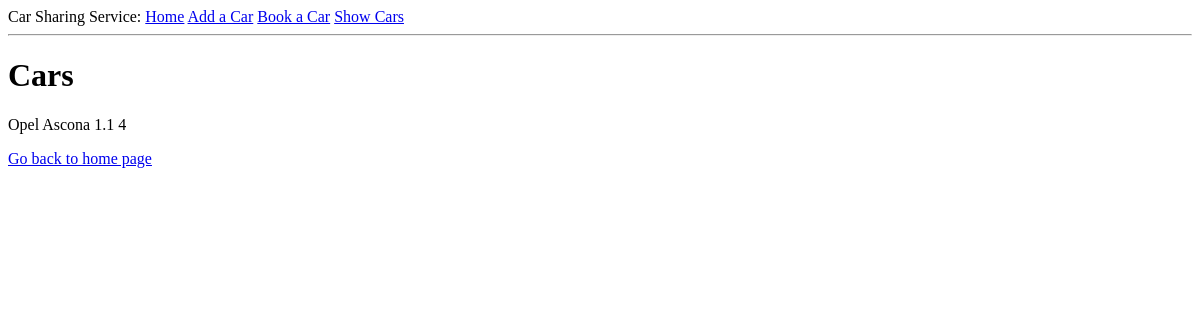
Before: /showList with the older database file.
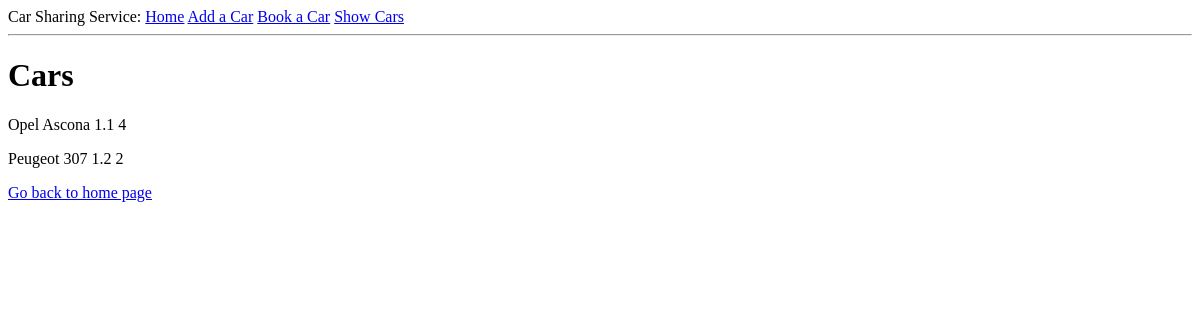
After: the same page with the newer database file.
### routes.py (models this page shows, shortened)
class NewCar(db.Model):
    id = db.Column(db.Integer, primary_key=True)
    autoName = db.Column(db.String(120), index=True, unique=True)
    autoModel = db.Column(db.String(120), index=True, unique=True)
    engine = db.Column(db.String(64), index=True, unique=True)
    passengers = db.Column(db.String(64), index=True, unique=True)

### routes.py (the view)
@app.route('/showList', methods=['GET', 'POST'])
def showlist():
    if request.form:
        car = NewCar(autoName=request.form.get("name"), autoModel=request.form.get("model"), engine=request.form.get("engine"), passengers=request.form.get("passengers"))
        db.session.add(car)
        db.session.commit()
    cars = NewCar.query.all()
    return render_template("showList.html", cars=cars)

### templates/showList.html
{% extends "base.html" %}
{% block content %}
<html>
    <body>
        <h1>Cars</h1>
        {% for car in cars %}
            <p>{{car.autoName}} {{car.autoModel}} {{car.engine}} {{car.passengers}}</p>
        {% endfor %}
        <a href = "/">Go back to home page</a>
    </body>
</html>
{% endblock %}

### templates/base.html
<html>
    <body>
        <div>Car Sharing Service:
            <a href='/'>Home</a>
            <a href='/add'>Add a Car</a>
            <a href='/booking'>Book a Car</a>
            <a href='/showList'>Show Cars</a>
        </div>
        <hr>
        {% block content %}{% endblock %}
    </body>
</html>

Changed rows visible on the page:
added NewCar: autoName "Peugeot", autoModel "307", engine "1.2", passengers "2"
